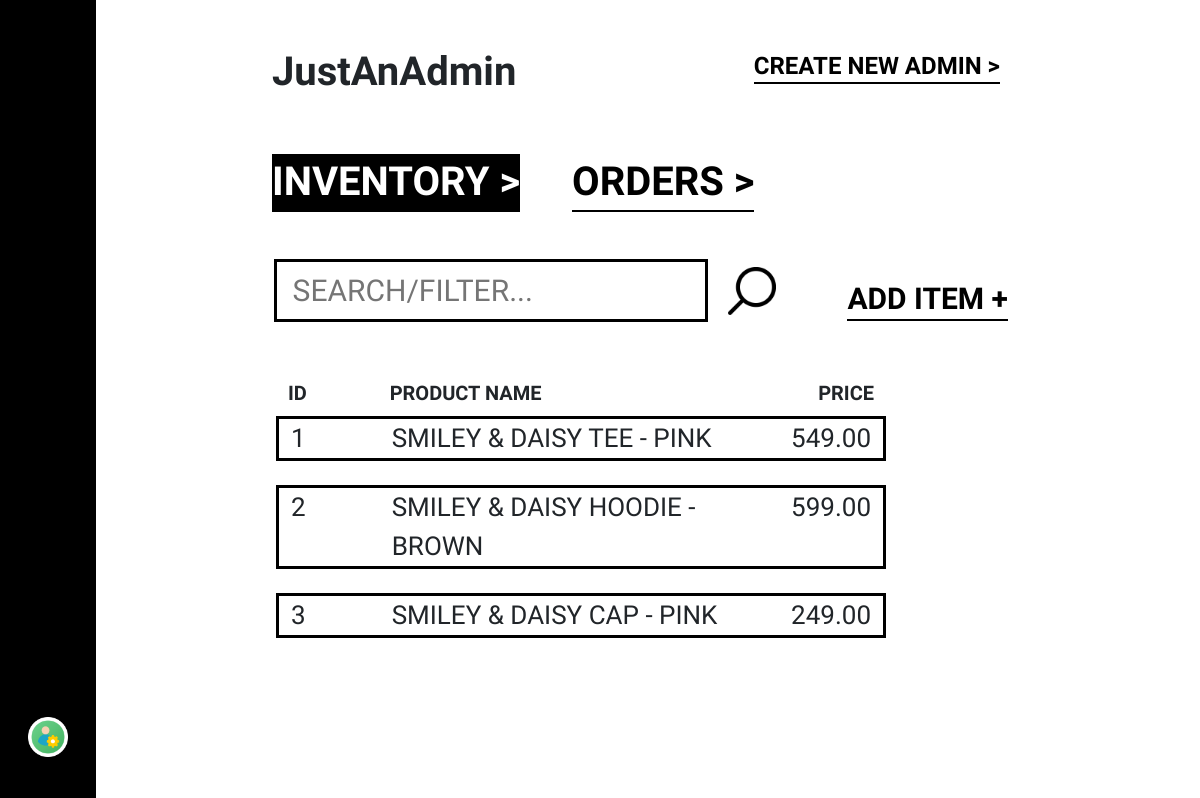
Page /src/admin/admin-inventory.php?id=1 (signed in) on the committed database.
### tables this page shows
CREATE TABLE `product` (
  `prod_id` int(11) NOT NULL,
  `prod_name` varchar(255) NOT NULL,
  `prod_price` decimal(5,2) NOT NULL,
  `prod_description` varchar(500) NOT NULL,
  `cat_name` varchar(50) NOT NULL
);

### src/admin/includes/admin-inventory.inc.php (called while the page is built, shortened)
<?php
include("../classes/Database.class.php");
include("../classes/Product.class.php");
include("../classes/ProductCon.class.php");
if(isset($_GET['id'])){
  $product = new ProductController();
  $result = $product->getTable();
}

### src/classes/Database.class.php (called while the page is built)
<?php
class Database{
  protected function connect(){
    try {
      $username = "root";
      $password = "";
      $dbh = new PDO('mysql:host=localhost;dbname=drape',$username,$password);
      return $dbh;
    }
    catch (PDOException $e) {
      print "Error!: " . $e->getMessage() . "<br/>";
      die();
    }
  }
}

### src/classes/Product.class.php (called while the page is built, shortened)
<?php
class Product extends Database{
  protected function readProductTable(){
    $query = 'SELECT * FROM product';
    $stmt = $this->connect()->prepare($query);
    if(!$stmt->execute()){
      $stmt = null;
      header("location: ../index.php?error=stmtfailed");
      exit();
    }
    return $stmt;
  }
}

### src/classes/ProductCon.class.php (called while the page is built, shortened)
<?php
class ProductController extends Product{
  public function getTable(){
    $result = $this->readProductTable();
    return $result;
  }
}

### src/admin/admin-inventory.php (the view, shortened to what this page needs)
<?php include("includes/admin-inventory.inc.php")?>
<!DOCTYPE html>
<html lang="en">
<?php include("../head-tags.php")?>
<body>
    <?php include("../sidebar.php")?>
    <main class="admin-wrapper">
        <section class="user-info mb-5">
          <div class="row">
            <div class="col d-flex justify-content-between">
              <h1><?php echo $_SESSION["adminUser"]?></h1>
              <a href="admin-registration.php" class="btn-black">CREATE NEW ADMIN ></a>
            </div>
          </div>
        </section>
        <section class="panel-navigation mb-5">
          <div class="row">
            <div class="col">
              <a href="admin-inventory.php" class="btn-black-active me-5">INVENTORY ></a>
              <a href="admin-orders.php" class="btn-black">ORDERS ></a>
            </div>
          </div>
        </section>
        <section class="panel-table-wrapper">
          <div class="row search-row">
            <div class="col d-flex justify-content-between align-items-center">
              <div class="search-bar">
                <form action="admin-inventory.php" method="post" enctype="multipart/form-data">
                  <input type="text" name="search_item" placeholder="SEARCH/FILTER...">
                  <input type="submit" name="filter" value="">
                </form>
              </div>
              <a href="admin-product-add.php" class="btn-black">ADD ITEM +</a>
            </div>
          </div>
          <div class="row mt-5 panel-table">
            <div class="col pe-0">
              <div class="row panel-table-head mb-2">
                <div class="col pth-contents-wrapper">
                  <div class="row">
                    <p class="col-2 mb-0">ID</p>
                    <p class="col mb-0">Product name</p>
                    <p class="col-3 mb-0 text-end">Price</p>
                  </div>
                </div>
                <div class="col-1"></div>
                <div class="col-1"></div>
              </div>
              <?php
                while($row = $result->fetch(PDO::FETCH_ASSOC)){
                  echo
                  "
                  <div class='row panel-table-body mb-4'>"; ?>
                    <div class='col ptb-contents-wrapper' onclick="window.location.href = 'admin-product-view.php?id=<?php echo $row['prod_id']?>';">
                      <?php echo "
                      <div class='row'>
                        <p class='col-2 mb-0'>" . $row["prod_id"] . "</p>
                        <p class='col mb-0'>" . $row["prod_name"] . "</p>
                        <p class='col-3 mb-0 text-end'>" . $row["prod_price"] . "</p>
                      </div>
                    </div>";
                    ?>
                    <div class='col-1 ptb-links'><a href='admin-product-edit.php?id=<?php echo $row["prod_id"];?>'><i class='fi fi-rr-pencil'></i></a></div>
                    <div class='col-1 ptb-links'><a href='admin-inventory.php?id=<?php echo $row["prod_id"];?>' onclick="return confirm('Are you sure you want to delete this product?');"><i class='fi fi-rr-cross'></i></a></div>
                    <?php echo "
                  </div>
                  ";
                }
              ?>
            </div>
          </div>
        </section>
    </main>
</body>
</html>

### src/styles/main.css (style rules this page uses)
* { font-family: inconsolata; }
main { margin-block: 3rem; margin-inline: 12rem 6rem; }
.btn-black { font-size: 40px; font-weight: 600; display: inline-block; color: #000000; text-decoration: none; position: relative; z-index: 1; overflow: hidden; }
.btn-black::before { content: ''; position: absolute; bottom: 0; left: 0; width: 100%; height: 2px; background-color: #000000; transition: height 0.1s ease; z-index: -1; }
.btn-black-active { font-size: 40px; font-weight: 600; display: inline-block; color: white; text-decoration: none; position: relative; z-index: 1; overflow: hidden; background-color: #000000; }
.btn-black-active::before { content: ''; position: absolute; top: 0; left: 0; width: 100%; height: 2px; background-color: white; transition: height 0.1s ease; z-index: -1; }

### src/styles/panels.css (style rules this page uses)
.admin-wrapper, .client-wrapper { margin-block: 3rem; margin-inline: 17rem 12rem; }
.user-info h1 { font-weight: bold; }
.user-info .btn-black { text-align: center; font-size: 24px; width: fit-content; height: fit-content; margin: 0 0.5rem 0 0.5rem; }
.search-bar input { height: 100%; font-size: 30px; }
.search-bar input:first-of-type { width: fit-content; border: 3px solid black; border-radius: 0; padding: 0 0 0 1rem; margin: 0 1rem 0 0; }
.search-bar input:last-of-type { width: 3rem; border: none; background: url('../../icons/search.png'); background-size: contain; background-position: center; background-repeat: no-repeat; -webkit-transform: scaleX(-1); transform: scaleX(-1); }
.panel-table-wrapper .btn-black { font-size: 30px; }
.panel-table { font-size: 26px; text-transform: uppercase; width: 100%; }
.search-row { padding-left: 0.1rem; }
.search-bar { text-transform: none; }
.panel-table-head, .panel-table-body { padding-left: 1rem; }
.panel-table-head { font-size: 20px; font-weight: bold; }
.ptb-links { text-align: end; padding-right: 0; }
.ptb-contents-wrapper { border: 3px solid black; transition: ease-in-out 0.2s; }

### rows in the picture
product: prod_id "1", prod_name "SMILEY & DAISY TEE - PINK", prod_price "549.00"
product: prod_id "2", prod_name "SMILEY & DAISY HOODIE - BROWN", prod_price "599.00"
product: prod_id "3", prod_name "SMILEY & DAISY CAP - PINK", prod_price "249.00"

### other values in the picture
$_SESSION["adminUser"] "JustAnAdmin"
